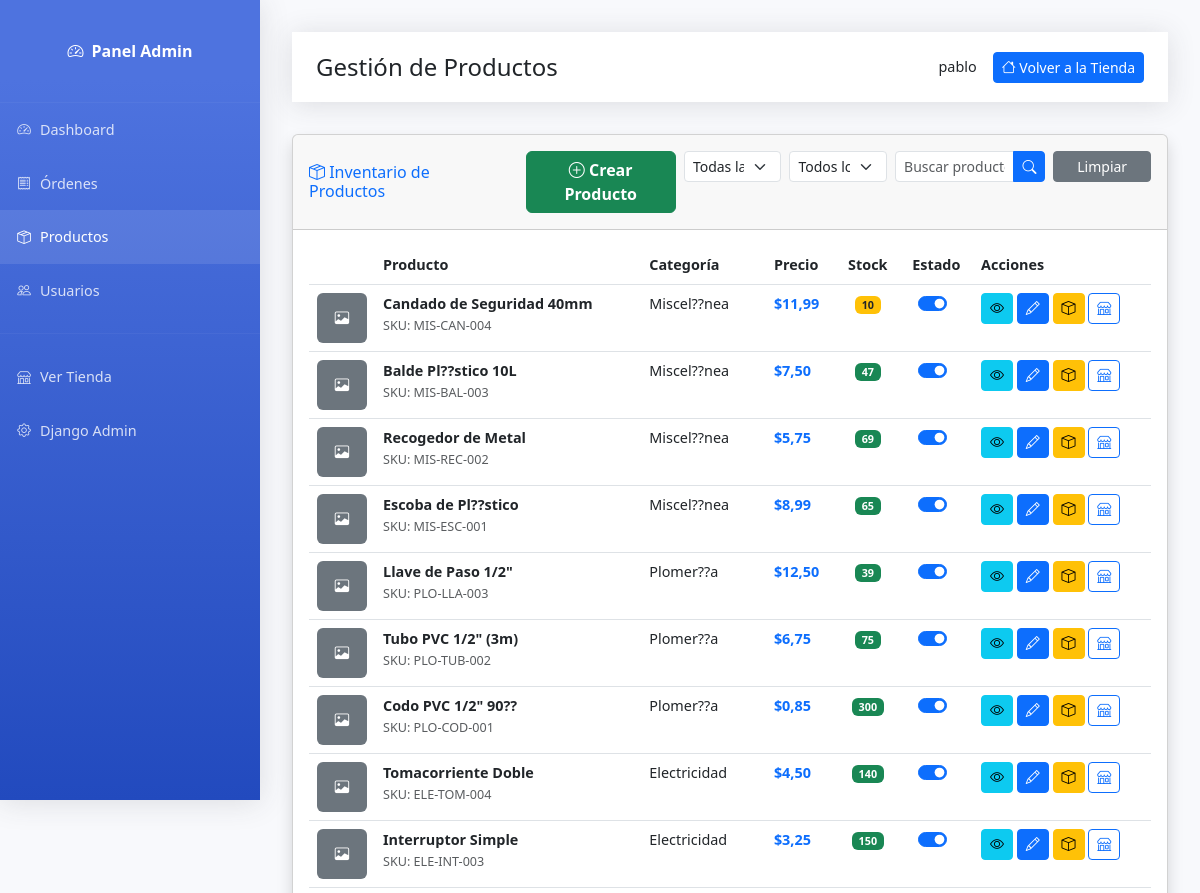
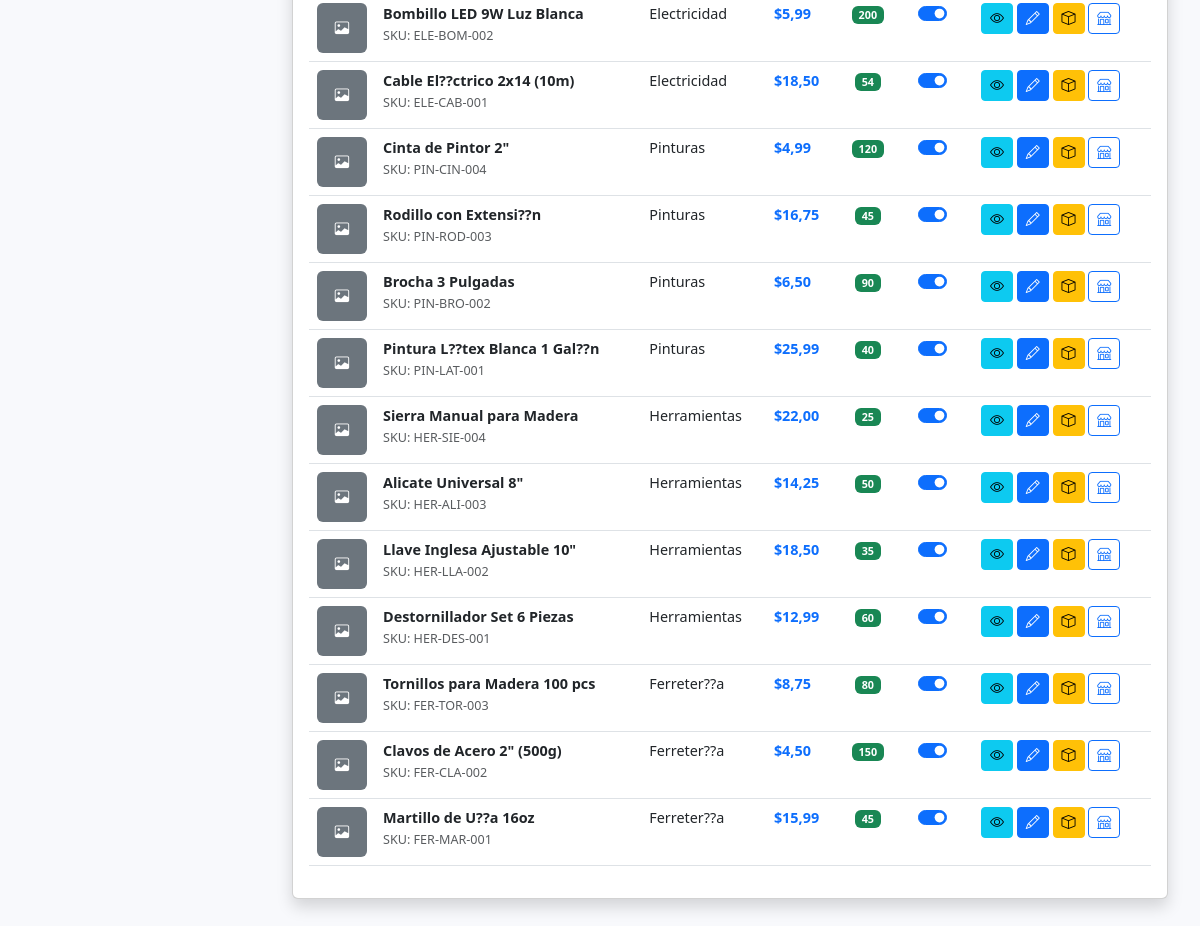
Page /admin-panel/productos/ (signed in) on the committed database (2 pictures, top to bottom).
### shop/models.py (models this page shows, shortened)
class Product(models.Model):
    category = models.ForeignKey(Category, on_delete=models.CASCADE, related_name='products', verbose_name="Categoría")
    name = models.CharField(max_length=200, verbose_name="Nombre")
    description = models.TextField(verbose_name="Descripción")
    price = models.DecimalField(max_digits=10, decimal_places=2, validators=[MinValueValidator(Decimal('0.01'))], verbose_name="Precio")
    stock = models.IntegerField(default=0, validators=[MinValueValidator(0)], verbose_name="Stock")
    image = models.ImageField(upload_to='products/', blank=True, null=True, verbose_name="Imagen")
    is_active = models.BooleanField(default=True, verbose_name="Activo")
    featured = models.BooleanField(default=False, verbose_name="Destacado")
    sku = models.CharField(max_length=50, unique=True, verbose_name="SKU")
    created_at = models.DateTimeField(auto_now_add=True)
    updated_at = models.DateTimeField(auto_now=True)
    class Meta:
        verbose_name = "Producto"
        verbose_name_plural = "Productos"
        ordering = ['-created_at']

class Category(models.Model):
    name = models.CharField(max_length=100, verbose_name="Nombre")
    description = models.TextField(blank=True, verbose_name="Descripción")
    slug = models.SlugField(unique=True)
    created_at = models.DateTimeField(auto_now_add=True)
    class Meta:
        verbose_name = "Categoría"
        verbose_name_plural = "Categorías"
        ordering = ['name']

### shop/views.py (the view)
# urls.py: path('admin-panel/productos/', views.admin_products, name='admin_products'),
@staff_member_required
def admin_products(request):
    category_filter = request.GET.get('category', '')
    stock_filter = request.GET.get('stock', '')
    search_query = request.GET.get('q', '')
    products = Product.objects.select_related('category')
    if category_filter:
        products = products.filter(category__slug=category_filter)
    if stock_filter == 'low':
        products = products.filter(stock__lte=10, stock__gt=0)
    elif stock_filter == 'out':
        products = products.filter(stock=0)
    if search_query:
        products = products.filter(
            Q(name__icontains=search_query) |
            Q(sku__icontains=search_query) |
            Q(description__icontains=search_query)
        )
    products = products.order_by('-created_at')
    categories = Category.objects.all()
    context = {
        'products': products,
        'categories': categories,
        'category_filter': category_filter,
        'stock_filter': stock_filter,
        'search_query': search_query,
    }
    return render(request, 'shop/admin/products.html', context)

### shop/templates/shop/admin/products.html (shortened to what this page needs)
{% extends 'shop/admin/base_admin.html' %}
{% block page_title %}Gestión de Productos{% endblock %}
{% block content %}
<div class="card shadow mb-4 fade-in">
    <div class="card-header py-3">
        <div class="row align-items-center">
            <div class="col-md-3">
                <h6 class="m-0 font-weight-bold text-primary mb-0">
                    <i class="bi bi-box-seam"></i> Inventario de Productos
                </h6>
            </div>
            <div class="col-md-9">
                <div class="row g-2">
                    <div class="col-md-3">
                        <a href="{% url 'shop:admin_product_create' %}" class="btn btn-success w-100">
                            <i class="bi bi-plus-circle"></i> <strong>Crear Producto</strong>
                        </a>
                    </div>
                    <div class="col-md-2">
                        <form method="get">
                            <select name="category" class="form-select form-select-sm" onchange="this.form.submit()">
                                <option value="">Todas las categorías</option>
                            </select>
                        </form>
                    </div>
                    <div class="col-md-2">
                        <form method="get">
                            <select name="stock" class="form-select form-select-sm" onchange="this.form.submit()">
                                <option value="">Todos los stocks</option>
                            </select>
                        </form>
                    </div>
                    <div class="col-md-3">
                        <form method="get">
                            <div class="input-group input-group-sm">
                                <input type="text"
                                       name="q"
                                       class="form-control"
                                       placeholder="Buscar productos..."
                                       value="{{ search_query }}">
                                <button class="btn btn-primary" type="submit">
                                    <i class="bi bi-search"></i>
                                </button>
                            </div>
                        </form>
                    </div>
                    <div class="col-md-2">
                        <a href="{% url 'shop:admin_products' %}" class="btn btn-sm btn-secondary w-100">
                            Limpiar
                        </a>
                    </div>
                </div>
            </div>
        </div>
    </div>
    <div class="card-body">
        {% if products %}
            <div class="table-responsive">
                <table class="table table-hover">
                    <thead>
                        <tr>
                            <th style="width: 60px;"></th>
                            <th>Producto</th>
                            <th>Categoría</th>
                            <th>Precio</th>
                            <th class="text-center">Stock</th>
                            <th class="text-center">Estado</th>
                            <th>Acciones</th>
                        </tr>
                    </thead>
                    <tbody>
                        {% for product in products %}
                        <tr>
                            <td>
                                {% if product.image %}
                                    <img src="{{ product.image.url }}"
                                         alt="{{ product.name }}"
                                         class="rounded"
                                         style="width: 50px; height: 50px; object-fit: cover;">
                                {% else %}
                                    <div class="bg-secondary rounded d-flex align-items-center justify-content-center"
                                         style="width: 50px; height: 50px;">
                                        <i class="bi bi-image text-white"></i>
                                    </div>
                                {% endif %}
                            </td>
                            <td>
                                <strong>{{ product.name }}</strong>
                                <br>
                                <small class="text-muted">SKU: {{ product.sku }}</small>
                            </td>
                            <td>{{ product.category.name }}</td>
                            <td><strong class="text-primary">${{ product.price }}</strong></td>
                            <td class="text-center">
                                <span class="badge
                                    {% if product.stock == 0 %}bg-danger
                                    {% elif product.stock <= 10 %}bg-warning text-dark
                                    {% else %}bg-success
                                    {% endif %}">
                                    {{ product.stock }}
                                </span>
                            </td>
                            <td class="text-center">
                                <div class="form-check form-switch d-inline-block">
                                    <input class="form-check-input product-toggle"
                                           type="checkbox"
                                           data-product-id="{{ product.id }}"
                                           {% if product.is_active %}checked{% endif %}>
                                </div>
                            </td>
                            <td>
                                <a href="{% url 'shop:admin_product_detail' product.id %}"
                                   class="btn btn-sm btn-info"
                                   title="Ver detalle">
                                    <i class="bi bi-eye"></i>
                                </a>
                                <a href="{% url 'shop:admin_product_edit' product.id %}"
                                   class="btn btn-sm btn-primary"
                                   title="Editar">
                                    <i class="bi bi-pencil"></i>
                                </a>
                                <button class="btn btn-sm btn-warning update-stock-btn"
                                        data-product-id="{{ product.id }}"
                                        data-product-name="{{ product.name }}"
                                        data-current-stock="{{ product.stock }}"
                                        title="Actualizar stock">
                                    <i class="bi bi-box"></i>
                                </button>
                                <a href="{% url 'shop:product_detail' product.id %}"
                                   class="btn btn-sm btn-outline-primary"
                                   target="_blank"
                                   title="Ver en tienda">
                                    <i class="bi bi-shop"></i>
                                </a>
                            </td>
                        </tr>
                        {% endfor %}
                    </tbody>
                </table>
            </div>
        {% endif %}
    </div>
</div>
{% endblock %}

### shop/templates/shop/admin/base_admin.html (shortened to what this page needs)
<!DOCTYPE html>
<html lang="es">
<head>
    <link href="https://cdn.jsdelivr.net/npm/bootstrap@5.3.0/dist/css/bootstrap.min.css" rel="stylesheet">
    <link rel="stylesheet" href="https://cdn.jsdelivr.net/npm/bootstrap-icons@1.10.0/font/bootstrap-icons.css">
</head>
<body>
    <div class="sidebar">
        <a class="sidebar-brand" href="{% url 'shop:admin_dashboard' %}">
            <i class="bi bi-speedometer2"></i>
            <span class="ms-2">Panel Admin</span>
        </a>
        <hr class="sidebar-divider my-0" style="border-color: rgba(255,255,255,0.15);">
        <ul class="nav flex-column">
            <li class="nav-item">
                <a class="nav-link {% if request.resolver_match.url_name == 'admin_dashboard' %}active{% endif %}"
                   href="{% url 'shop:admin_dashboard' %}">
                    <i class="bi bi-speedometer2"></i>
                    <span>Dashboard</span>
                </a>
            </li>
            <li class="nav-item">
                <a class="nav-link {% if 'admin_orders' in request.resolver_match.url_name %}active{% endif %}"
                   href="{% url 'shop:admin_orders' %}">
                    <i class="bi bi-receipt"></i>
                    <span>Órdenes</span>
                </a>
            </li>
            <li class="nav-item">
                <a class="nav-link {% if 'admin_products' in request.resolver_match.url_name %}active{% endif %}"
                   href="{% url 'shop:admin_products' %}">
                    <i class="bi bi-box-seam"></i>
                    <span>Productos</span>
                </a>
            </li>
            <li class="nav-item">
                <a class="nav-link {% if 'admin_users' in request.resolver_match.url_name %}active{% endif %}"
                   href="{% url 'shop:admin_users' %}">
                    <i class="bi bi-people"></i>
                    <span>Usuarios</span>
                </a>
            </li>
            <hr class="sidebar-divider" style="border-color: rgba(255,255,255,0.15);">
            <li class="nav-item">
                <a class="nav-link" href="{% url 'shop:home' %}" target="_blank">
                    <i class="bi bi-shop"></i>
                    <span>Ver Tienda</span>
                </a>
            </li>
            <li class="nav-item">
                <a class="nav-link" href="{% url 'admin:index' %}" target="_blank">
                    <i class="bi bi-gear"></i>
                    <span>Django Admin</span>
                </a>
            </li>
        </ul>
    </div>
    <div class="content-wrapper">
        <div class="topbar">
            <h4 class="mb-0">{% block page_title %}Panel de Administración{% endblock %}</h4>
            <div class="d-flex align-items-center">
                <span class="me-3">{{ user.get_full_name|default:user.username }}</span>
                <a href="{% url 'shop:home' %}" class="btn btn-primary btn-sm">
                    <i class="bi bi-house"></i> Volver a la Tienda
                </a>
            </div>
        </div>
        {% block content %}{% endblock %}
    </div>
</body>
</html>

### shop/templates/shop/admin/base_admin.html (style rules this page uses)
:root { --sidebar-width: 260px; --primary-color: #4e73df; --secondary-color: #858796; --success-color: #1cc88a; --danger-color: #e74a3b; --warning-color: #f6c23e; --info-color: #36b9cc; }
body { font-size: 0.9rem; background-color: #f8f9fc; }
.sidebar { position: fixed; top: 0; left: 0; height: 100vh; width: var(--sidebar-width); background: linear-gradient(180deg, #4e73df 10%, #224abe 100%); padding: 1rem 0; overflow-y: auto; z-index: 1000; box-shadow: 0 0.15rem 1.75rem 0 rgba(58, 59, 69, 0.15); }
.sidebar-brand { display: flex; align-items: center; justify-content: center; height: 4.375rem; text-decoration: none; font-size: 1rem; font-weight: 800; color: white; margin-bottom: 1rem; }
.nav-item { position: relative; }
.nav-link { display: flex; align-items: center; padding: 1rem; color: rgba(255,255,255,0.8); text-decoration: none; transition: all 0.3s; }
.nav-link:hover, .nav-link.active { color: white; background-color: rgba(255,255,255,0.1); }
.nav-link i { flex-shrink: 0; margin-right: 0.5rem; font-size: 0.85rem; width: 1rem; text-align: center; }
.content-wrapper { margin-left: var(--sidebar-width); padding: 2rem; }
.topbar { background-color: white; height: 4.375rem; box-shadow: 0 0.15rem 1.75rem 0 rgba(58, 59, 69, 0.15); margin-bottom: 2rem; padding: 0 1.5rem; display: flex; align-items: center; justify-content: space-between; position: sticky; top: 0; z-index: 999; }
.fade-in { animation: fadeIn 0.5s; }

### rows in the picture
Product: name "Candado de Seguridad 40mm", sku "MIS-CAN-004", category.name "Miscel??nea", price "11,99", stock "10", is_active "☑"
Product: name "Balde Pl??stico 10L", sku "MIS-BAL-003", category.name "Miscel??nea", price "7,50", stock "47", is_active "☑"
Product: name "Recogedor de Metal", sku "MIS-REC-002", category.name "Miscel??nea", price "5,75", stock "69", is_active "☑"
Product: name "Escoba de Pl??stico", sku "MIS-ESC-001", category.name "Miscel??nea", price "8,99", stock "65", is_active "☑"
Product: name "Llave de Paso 1/2\"", sku "PLO-LLA-003", category.name "Plomer??a", price "12,50", stock "39", is_active "☑"
Product: name "Tubo PVC 1/2\" (3m)", sku "PLO-TUB-002", category.name "Plomer??a", price "6,75", stock "75", is_active "☑"
Product: name "Codo PVC 1/2\" 90??", sku "PLO-COD-001", category.name "Plomer??a", price "0,85", stock "300", is_active "☑"
Product: name "Tomacorriente Doble", sku "ELE-TOM-004", category.name "Electricidad", price "4,50", stock "140", is_active "☑"
Product: name "Interruptor Simple", sku "ELE-INT-003", category.name "Electricidad", price "3,25", stock "150", is_active "☑"
Product: name "Bombillo LED 9W Luz Blanca", sku "ELE-BOM-002", category.name "Electricidad", price "5,99", stock "200", is_active "☑"
Product: name "Cable El??ctrico 2x14 (10m)", sku "ELE-CAB-001", category.name "Electricidad", price "18,50", stock "54", is_active "☑"
Product: name "Cinta de Pintor 2\"", sku "PIN-CIN-004", category.name "Pinturas", price "4,99", stock "120", is_active "☑"
Product: name "Rodillo con Extensi??n", sku "PIN-ROD-003", category.name "Pinturas", price "16,75", stock "45", is_active "☑"
Product: name "Brocha 3 Pulgadas", sku "PIN-BRO-002", category.name "Pinturas", price "6,50", stock "90", is_active "☑"
Product: name "Pintura L??tex Blanca 1 Gal??n", sku "PIN-LAT-001", category.name "Pinturas", price "25,99", stock "40", is_active "☑"
Product: name "Sierra Manual para Madera", sku "HER-SIE-004", category.name "Herramientas", price "22,00", stock "25", is_active "☑"
Product: name "Alicate Universal 8\"", sku "HER-ALI-003", category.name "Herramientas", price "14,25", stock "50", is_active "☑"
Product: name "Llave Inglesa Ajustable 10\"", sku "HER-LLA-002", category.name "Herramientas", price "18,50", stock "35", is_active "☑"
Product: name "Destornillador Set 6 Piezas", sku "HER-DES-001", category.name "Herramientas", price "12,99", stock "60", is_active "☑"
Product: name "Tornillos para Madera 100 pcs", sku "FER-TOR-003", category.name "Ferreter??a", price "8,75", stock "80", is_active "☑"
Product: name "Clavos de Acero 2\" (500g)", sku "FER-CLA-002", category.name "Ferreter??a", price "4,50", stock "150", is_active "☑"
Product: name "Martillo de U??a 16oz", sku "FER-MAR-001", category.name "Ferreter??a", price "15,99", stock "45", is_active "☑"

### other values in the picture
{{ user.get_full_name|default:user.username }} "pablo"
